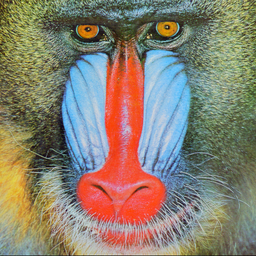
#> input picture 7/data/baboonColor.png, 256 x 256 px, shrunk from 512 x 512 before the run
$ python myMeanShiftSegmentation.py
#> lines starting #> are read from the running program, lines starting #| are printed output that depends on the picture
import numpy as np
from matplotlib import pyplot as plt
import hdf5storage
import math
from sklearn.neighbors import NearestNeighbors,RadiusNeighborsRegressor
import pickle as p
import cv2


def create_5_data(img_arr):   # create 3 dimensional data from pixels
	r=img_arr.shape[0]*img_arr.shape[1]
	mean_data=np.zeros((img_arr.shape[0]*img_arr.shape[1],5))
	data=np.zeros((img_arr.shape[0]*img_arr.shape[1],5))
	num=0
	for i in range(img_arr.shape[0]):
		for j in range(img_arr.shape[1]):
			data[num,:3]=img_arr[i,j]
			data[num,3]=i
			data[num,4]=j
			num+=1
	return data

def fnc_gaussian(x,sigma):   # function to calculate gaussian
	return np.exp(-(x ** 2) / (2 * sigma ** 2))

def cal_smooth(data,sigma_s,sigma_r,iter):  # function to segment image
	data_c=np.copy(data)
	for k in range(iter):  #iterate through each pixel
		print(k)
		nbrs = NearestNeighbors(n_neighbors=100,algorithm='auto').fit(data_c) # Using nearest neighbour approach
		dis,ind=nbrs.kneighbors(data_c)
		for i in range(ind.shape[0]):
			nn=data_c[list(ind[i])]
			nn_s=nn[:,3:]-data_c[i,3:]
			nn_s_n=np.linalg.norm(nn_s,2,axis=1)
			w_s=fnc_gaussian(nn_s_n,sigma_s)  #calculating gaussian spatial kernel
			nn_r=nn[:,:3]-data_c[i,:3]
			nn_r_n=np.linalg.norm(nn_r,2,axis=1)
			w_r=fnc_gaussian(nn_r_n,sigma_r)  # calculating gaussian range kernel
			mul=w_s*w_r
			a=(mul).reshape(ind[i].shape[0],1).T
			data_c[i,:3]=np.dot(a,nn[:,:3])/np.linalg.norm(mul,1)
	return data_c

def create_img(data_c,img_arr):   # after segmentation create back image from 5d data
	img_op=np.zeros_like(img_arr[::2,::2])
	for d in data_c:
		img_op[int(d[3]),int(d[4])]=d[:3]
	return img_op


if __name__ == '__main__':
	baboon_array=plt.imread('../data/baboonColor.png')
#> baboon_array is the input picture: shape (256, 256, 3) float32; mean R, G, B 0.539, 0.505, 0.444
	smooth_baboon=cv2.GaussianBlur(baboon_array,(3,3),1) # smoothing baboon image before downsampling
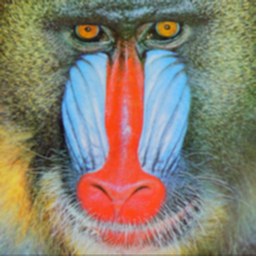
#> smooth_baboon: shape (256, 256, 3) float32; mean R, G, B 0.539, 0.506, 0.444
	data=create_5_data(smooth_baboon[::2,::2])  # create a 5d data
#> after the loop in create_5_data, `for i in range(img_arr.shape[0]):`: num = 16384
	data_c=cal_smooth(data,3,0.1,3)
	babbon_img=create_img(data_c,baboon_array)
#> the loop in create_img, `for d in data_c:` made 16384 passes
#> d on passes 1 to 3: [0.378, 0.357, 0.175, 0, 0], [0.381, 0.36, 0.176, 0, 1], [0.384, 0.364, 0.179, 0, 2]
#> after the loop in create_img, `for d in data_c:`:
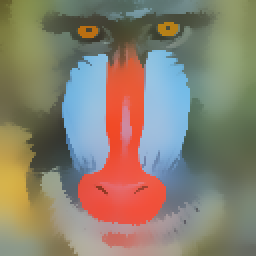
#> img_op: shape (128, 128, 3) float32 (shown 2 times larger); mean of channels 0, 1, 2 0.541, 0.507, 0.444; drawn as R, G, B

	plt.imsave('../images/baboon_orignal.png',baboon_array)
	plt.imsave('../images/baboon_smooth.png',smooth_baboon[::2,::2])
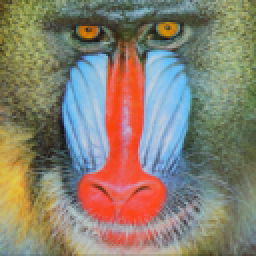
#> saved as baboon_smooth.png: shape (128, 128, 3) (shown 2 times larger); mean R, G, B 137.1, 128.5, 112.7
	plt.imsave('../images/baboon_mean_shift.png',babbon_img)

	fig=plt.figure(figsize=(30,30))
	fig.add_subplot(1,3,1)
	plt.imshow(smooth_baboon[::2,::2])
	plt.title("Smooth Baboon Image")
	plt.colorbar()
	fig.add_subplot(1,3,2)
	plt.imshow(babbon_img)
	plt.title("Mean Shift Image without clustering")
	plt.colorbar()


	#after calculating segmented image calculating clusters based on radius parameter across intensities values

	nbrs = NearestNeighbors(radius=0.007,algorithm='auto').fit(data_c[:,:3])
	dis,ind=nbrs.radius_neighbors(data_c[:,:3])

	new_data=np.copy(data_c)
	for i in range(len(ind)):
		nn=data_c[list(ind[i])]
		nn[:,:3]=new_data[i,:3]  # assign same pixel values with neighbours
		new_data[list(ind[i]),:3]=nn[:,:3]
#> this loop made 16384 passes

	seg_img=np.zeros_like(baboon_array[::2,::2])

	for d in new_data:
		seg_img[int(d[3]),int(d[4])]=d[:3]
#> this loop made 16384 passes
#> d on passes 1 to 3: [0.378, 0.357, 0.175, 0, 0], [0.378, 0.357, 0.175, 0, 1], [0.378, 0.357, 0.175, 0, 2]
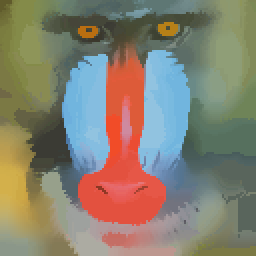
#> seg_img: shape (128, 128, 3) float32 (shown 2 times larger); mean of channels 0, 1, 2 0.529, 0.507, 0.442; drawn as R, G, B


	plt.imsave('../images/baboon_clustered.png',seg_img)

	fig.add_subplot(1,3,3)
	plt.imshow(seg_img)
	plt.title("Mean Shift Image after clustering")
	plt.colorbar()
	plt.show()
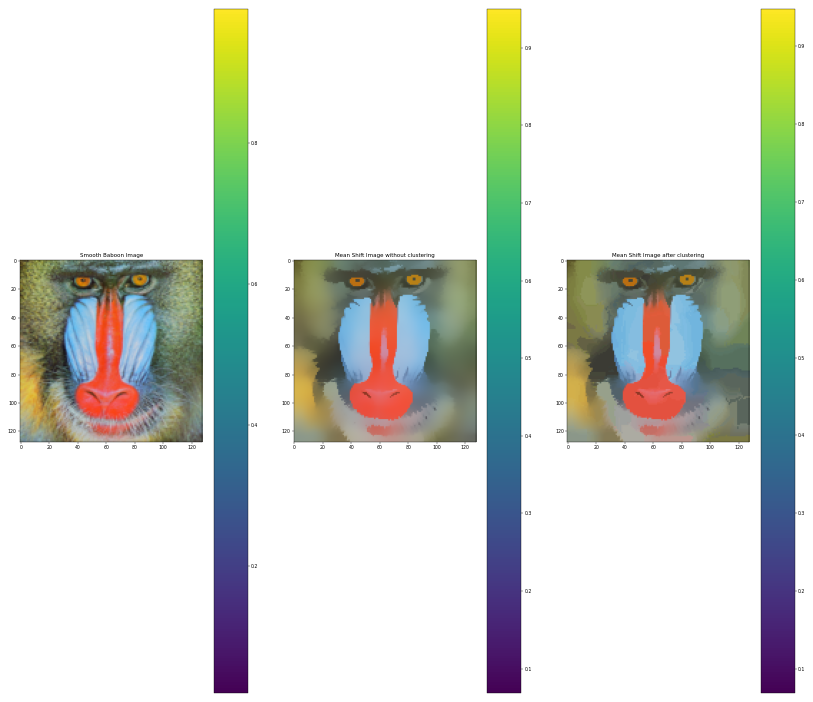
#> figure drawn by matplotlib, 6 panels
